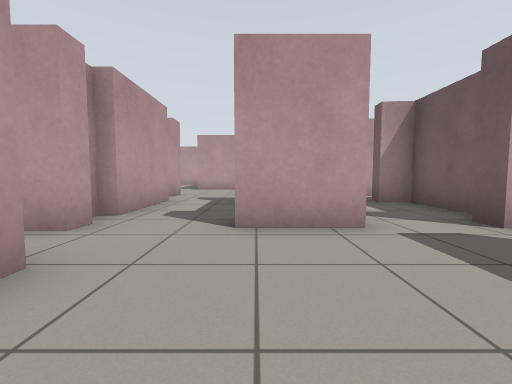
[1] (above)

19 first-person views from a walk through a world built for the Gazebo simulator. The camera is 0.72 m above the floor, tilts 4° down and sees 90° across. The floor is counted in squares, 1 m on a side. Each view is taken from the middle of a square. On the plan, view 1 faces up. The plan holds only what a view shows up to about 9 squares ahead; the rest is blank. The place goes on beyond the plan.

[2]
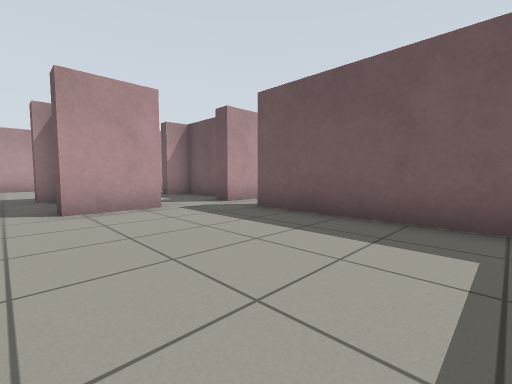

[3]
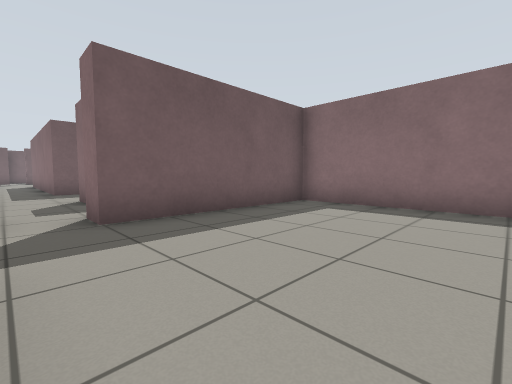

[4]
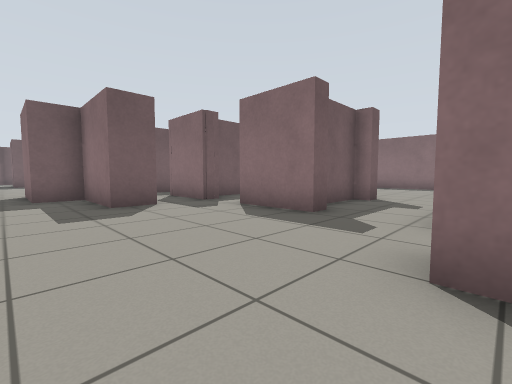

[5]
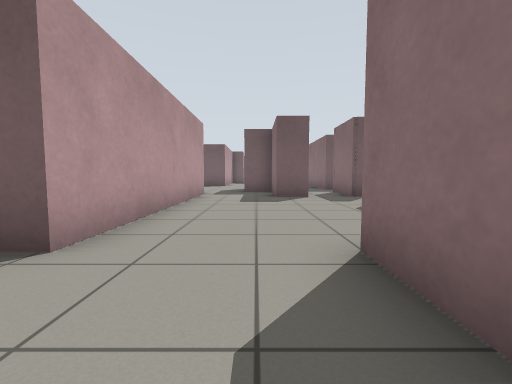

[6]
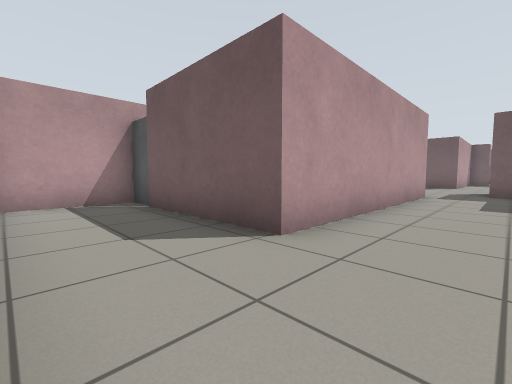

[7]
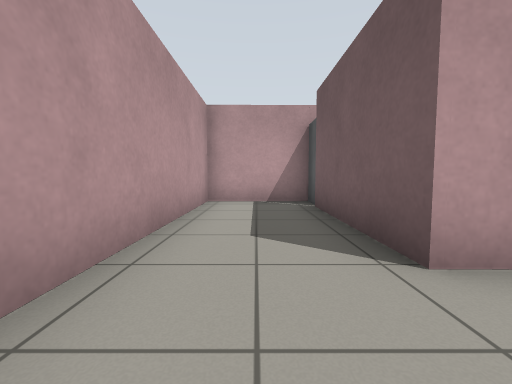

[8]
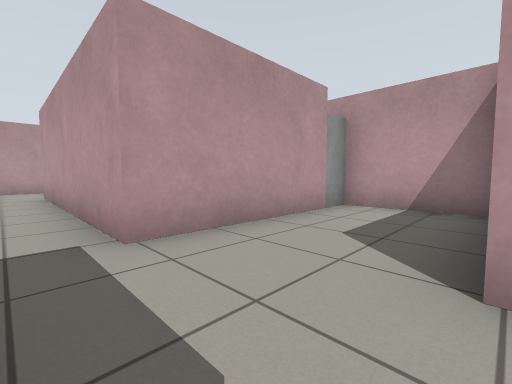

[9]
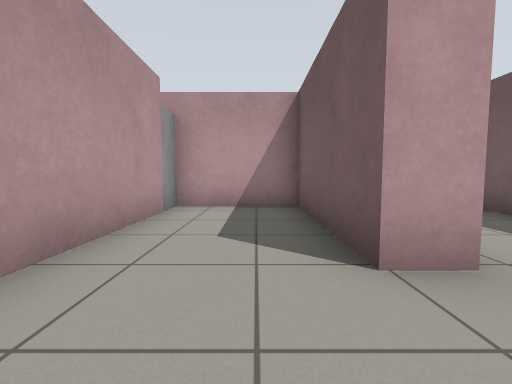

[10]
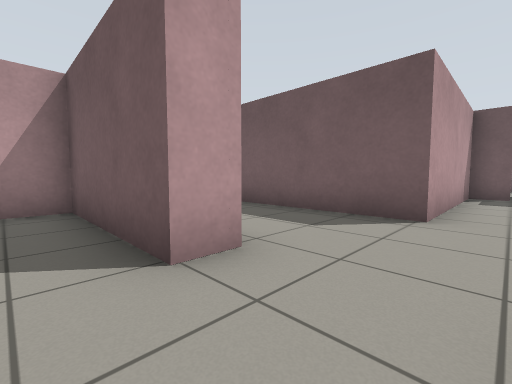

[11]
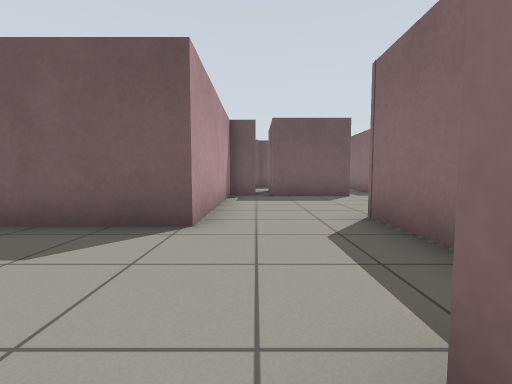

[12]
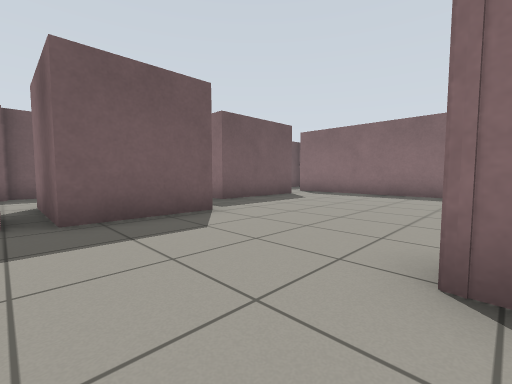

[13]
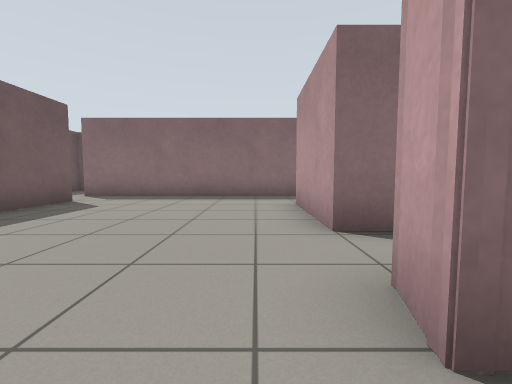

[14]
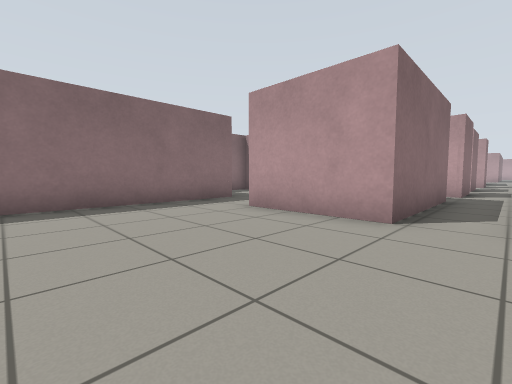

[15]
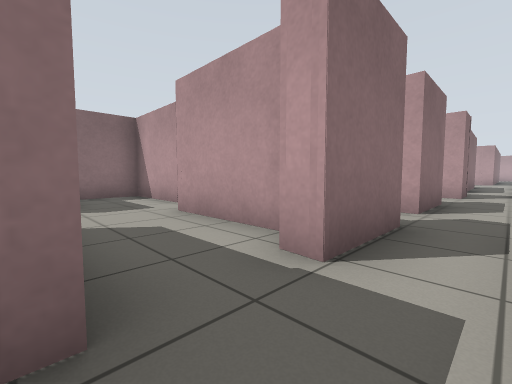

[16]
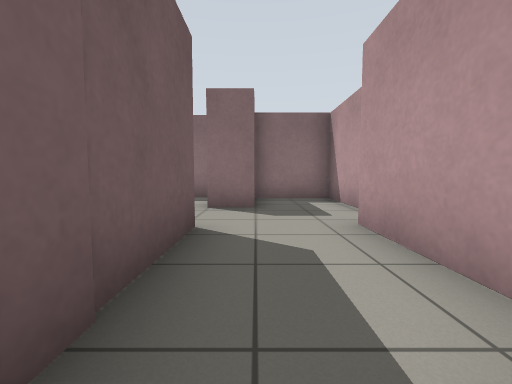

[17]
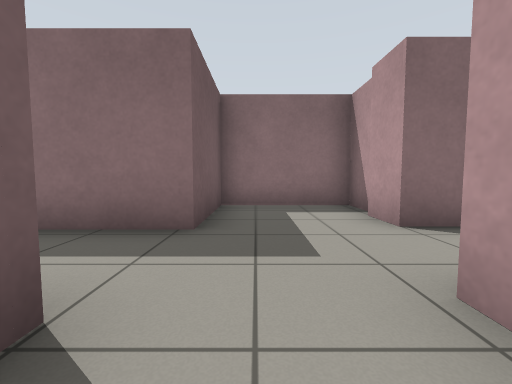

[18]
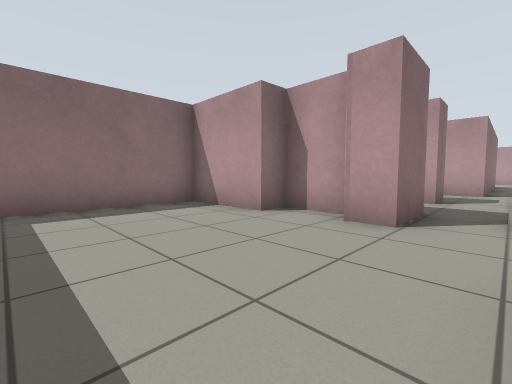

[19]
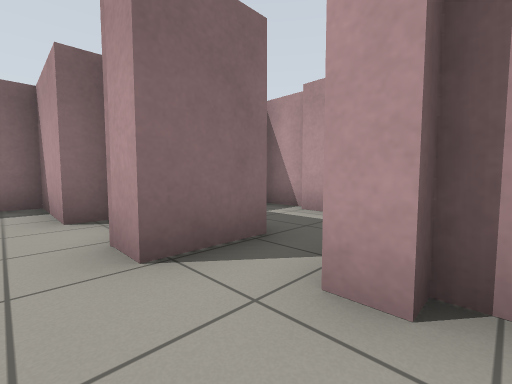

### Floor plan
Points are (right, up) in squares from view 1. A wall is a line through its corners. A room is listed if a view was taken in it or the views show most of it. See-through windows are left out.
Room 1 (views 1, 2)
walls: (-1.8, -0.4) (-1.8, -2.9) (3.1, -2.9) (3.1, 1.9); (-2.4, 1) (-2.4, -0.6) (-1.5, -0.6); (-1.8, 1.9) (-1.8, 1.1); (1.5, 3.4) (-0.4, 3.4)
ways out: opening at (0, 2.7) to room 2
Room 2 (views 3, 4, 5, 6, 7, 18, 19)
walls: (-0.4, 6.3) (-0.4, 6.8) (1.7, 6.8); (-4.1, 9) (-2.7, 9) (-2.7, 8.3); (-3.5, 7) (-2.4, 7) (-2.4, 4.4); (3.1, 8.3) (3.1, 9.4); (2.5, 11.9) (-2.7, 11.9) (-2.7, 15.5); (-2.7, 4.5) (-2.7, 3.6); (0.2, 3.9) (0.2, 5.5); (-2.4, 3.8) (-2.4, 3.2) (-3, 3.2); (-0.4, 3.4) (-0.4, 3.9); (3.9, 4.5) (3.9, 6.4) (3.1, 6.4) (3.1, 6.8) (5.2, 6.8); (-3.4, 1.9) (-1.8, 1.9); (-2.5, 16.7) (-5.3, 16.7) (-5.3, 11); (4.5, 3.4) (3.3, 3.4) (3.3, 3.9); (3.1, 1.9) (3.8, 1.9)
ways out: opening at (0, 2.7) to room 1; opening at (3.5, 10.5) to room 3; opening at (4.5, 8) to room 5; opening at (4, 3) to room 7; opening at (-3, 8); gap at (-3, 3)
Room 3 (views 8, 9, 10, 11)
walls: (7.8, 12.9) (6.8, 12.9) (6.8, 16.7) (4.1, 16.7); (3.1, 9.4) (5.3, 9.4) (5.3, 10.5) (7.7, 10.5); (4.2, 15.5) (4.2, 11.9) (2.5, 11.9)
ways out: opening at (3.5, 10.5) to room 2; opening at (7, 11.5) to room 4
Room 4 (views 12, 13, 14)
walls: (11, 6.8) (11, 3.8); (9.4, 9) (11.3, 9) (11.1, 8.4); (15.3, 7.9) (15.3, 10.5); (15.6, 11) (15.6, 11.8) (10.5, 11.9) (10.5, 16.1); (9.8, 1.7) (17.6, 1.7); (16.9, 3.1) (16.9, 6.5)
ways out: opening at (7, 11.5) to room 3; opening at (11, 8) to room 5; opening at (10.5, 3) to room 6; opening at (17.5, 7)
Room 5 (views 15, 16)
walls: (6.7, 6.8) (11, 6.8)
ways out: opening at (4.5, 8) to room 2; opening at (11, 8) to room 4; opening at (6, 7) to room 7
Room 6 (view 17)
walls: (7, 1.5) (7.1, 0.6); (6.8, 0.1) (6.8, -0.9) (9.8, -0.9) (9.8, 1.7)
ways out: opening at (10.5, 3) to room 4; opening at (7, 2.5) to room 7
Room 7 (no view inside)
walls: (6.8, 3.5) (6.8, 6.4); (6, 1.5) (7, 1.5); (3.8, 1.9) (3.8, -0.6) (6.1, -0.6); (4.5, 6) (4.5, 3.4); (5.2, 6.8) (5.1, 6.4)
ways out: opening at (4, 3) to room 2; opening at (6, 7) to room 5; opening at (7, 2.5) to room 6

Positions as (right, up) in squares from view 1, and headings:
1: (0, 0), facing up
2: (-1, -2), facing up-right
3: (-1, 3), facing down-right
4: (-3, 11), facing down-right
5: (-5, 10), facing right
6: (-5, 10), facing up-right
7: (-4, 10), facing up
8: (7, 11), facing up-left
9: (6, 11), facing up
10: (6, 11), facing up-right
11: (7, 11), facing right
12: (11, 11), facing down-right
13: (12, 10), facing down
14: (15, 8), facing down-left
15: (7, 8), facing down-left
16: (6, 7), facing down
17: (9, 5), facing down
18: (2, 3), facing down-left
19: (-1, 4), facing down-left
